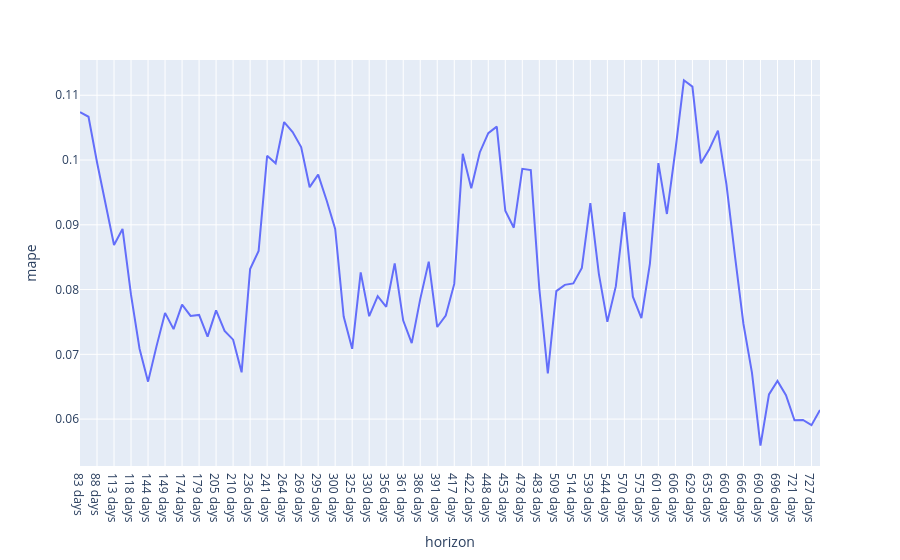

The notebook cell saved with this chart:
### Code cell
df_p['horizon'] = df_p['horizon'].astype(str)
px.line(df_p, x='horizon', y='mape')

### Figure 1 — Plotly figure (JSON) as saved in the notebook; plotly's stock layout.template omitted (floating-point values rounded to 4 significant figures)
{"data": [{"hovertemplate": "horizon=%{x}<br>mape=%{y}<extra></extra>", "legendgroup": "", "line": {"color": "#636efa", "dash": "solid"}, "marker": {"symbol": "circle"}, "mode": "lines", "name": "", "orientation": "v", "showlegend": false, "type": "scatter", "x": ["83 days", "84 days", "88 days", "89 days", "113 days", "115 days", "118 days", "120 days", "144 days", "145 days", "149 days", "150 days", "174 days", "176 days", "179 days", "181 days", "205 days", "206 days", "210 days", "211 days", "236 days", "237 days", "241 days", "242 days", "264 days", "268 days", "269 days", "273 days", "295 days", "298 days", "300 days", "303 days", "325 days", "329 days", "330 days", "334 days", "356 days", "359 days", "361 days", "364 days", "386 days", "390 days", "391 days", "395 days", "417 days", "421 days", "422 days", "426 days", "448 days", "449 days", "453 days", "455 days", "478 days", "480 days", "483 days", "486 days", "509 days", "510 days", "514 days", "516 days", "539 days", "541 days", "544 days", "547 days", "570 days", "571 days", "575 days", "577 days", "601 days", "602 days", "606 days", "608 days", "629 days", "633 days", "635 days", "639 days", "660 days", "663 days", "666 days", "669 days", "690 days", "694 days", "696 days", "700 days", "721 days", "724 days", "727 days", "730 days"], "xaxis": "x", "y": [0.1074, 0.1067, 0.09965, 0.09344, 0.08688, 0.08936, 0.07917, 0.07086, 0.06578, 0.07127, 0.0764, 0.07389, 0.07768, 0.07593, 0.07609, 0.07274, 0.07679, 0.07362, 0.07227, 0.06722, 0.08317, 0.08596, 0.1007, 0.0995, 0.1059, 0.1043, 0.102, 0.09581, 0.09776, 0.09374, 0.08937, 0.07583, 0.07085, 0.08266, 0.07589, 0.07899, 0.07734, 0.08404, 0.0752, 0.07174, 0.07853, 0.08431, 0.07422, 0.07598, 0.08087, 0.101, 0.09565, 0.1012, 0.1042, 0.1052, 0.09216, 0.08955, 0.09864, 0.09845, 0.08014, 0.06704, 0.07975, 0.08072, 0.08096, 0.08335, 0.09333, 0.08243, 0.07502, 0.08052, 0.09195, 0.07891, 0.07559, 0.08397, 0.09952, 0.09167, 0.1015, 0.1123, 0.1113, 0.09949, 0.1017, 0.1045, 0.09625, 0.08521, 0.07468, 0.06719, 0.05589, 0.0638, 0.06588, 0.06369, 0.05983, 0.05987, 0.05906, 0.0614], "yaxis": "y"}], "layout": {"legend": {"tracegroupgap": 0}, "margin": {"t": 60}, "xaxis": {"anchor": "y", "domain": [0, 1], "title": {"text": "horizon"}}, "yaxis": {"anchor": "x", "domain": [0, 1], "title": {"text": "mape"}}}}
